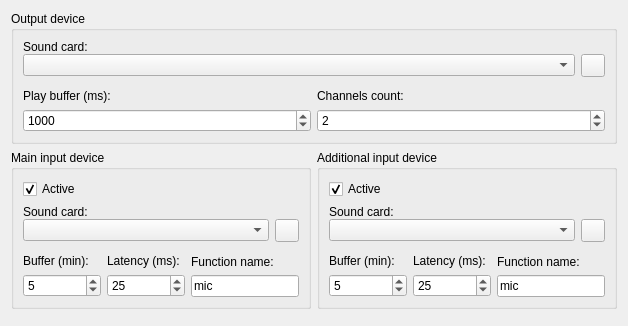
<?xml version="1.0" encoding="UTF-8"?>
<ui version="4.0">
 <class>IOPicker</class>
 <widget class="QWidget" name="IOPicker">
  <property name="geometry">
   <rect>
    <x>0</x>
    <y>0</y>
    <width>628</width>
    <height>319</height>
   </rect>
  </property>
  <property name="windowTitle">
   <string>Form</string>
  </property>
  <layout class="QVBoxLayout" name="verticalLayout_14">
   <item>
    <widget class="QGroupBox" name="groupBox_5">
     <property name="title">
      <string>Output device</string>
     </property>
     <layout class="QVBoxLayout" name="verticalLayout_11">
      <property name="spacing">
       <number>6</number>
      </property>
      <item>
       <layout class="QVBoxLayout" name="verticalLayout_12">
        <property name="spacing">
         <number>0</number>
        </property>
        <item>
         <widget class="QLabel" name="label_soundcard">
          <property name="text">
           <string>Sound card:</string>
          </property>
         </widget>
        </item>
        <item>
         <layout class="QHBoxLayout" name="horizontalLayout_5">
          <property name="spacing">
           <number>6</number>
          </property>
          <item>
           <widget class="QComboBox" name="comboBox_soundcard"/>
          </item>
          <item>
           <widget class="QToolButton" name="toolButton_refresh">
            <property name="text">
             <string/>
            </property>
            <property name="icon">
             <iconset resource="../application.qrc">
              <normaloff>:/images/refresh.png</normaloff>:/images/refresh.png</iconset>
            </property>
           </widget>
          </item>
         </layout>
        </item>
       </layout>
      </item>
      <item>
       <layout class="QHBoxLayout" name="horizontalLayout_6">
        <item>
         <layout class="QVBoxLayout" name="verticalLayout_13">
          <item>
           <widget class="QWidget" name="widget_10" native="true"/>
          </item>
          <item>
           <widget class="QLabel" name="label_play_buffer">
            <property name="sizePolicy">
             <sizepolicy hsizetype="Expanding" vsizetype="Preferred">
              <horstretch>0</horstretch>
              <verstretch>0</verstretch>
             </sizepolicy>
            </property>
            <property name="text">
             <string>Play buffer (ms):</string>
            </property>
           </widget>
          </item>
          <item>
           <widget class="QSpinBox" name="spinBox_play_buffer">
            <property name="minimum">
             <number>15</number>
            </property>
            <property name="maximum">
             <number>100000</number>
            </property>
            <property name="value">
             <number>1000</number>
            </property>
           </widget>
          </item>
         </layout>
        </item>
        <item>
         <layout class="QVBoxLayout" name="verticalLayout_15">
          <item>
           <widget class="QWidget" name="widget_12" native="true"/>
          </item>
          <item>
           <widget class="QLabel" name="label_channels">
            <property name="sizePolicy">
             <sizepolicy hsizetype="Expanding" vsizetype="Preferred">
              <horstretch>0</horstretch>
              <verstretch>0</verstretch>
             </sizepolicy>
            </property>
            <property name="text">
             <string>Channels count:</string>
            </property>
           </widget>
          </item>
          <item>
           <widget class="QSpinBox" name="spinBox_channels">
            <property name="minimum">
             <number>1</number>
            </property>
            <property name="maximum">
             <number>10</number>
            </property>
            <property name="value">
             <number>2</number>
            </property>
           </widget>
          </item>
         </layout>
        </item>
       </layout>
      </item>
     </layout>
    </widget>
   </item>
   <item>
    <layout class="QHBoxLayout" name="horizontalLayout_7">
     <item>
      <widget class="QGroupBox" name="groupBox_in_1">
       <property name="title">
        <string>Main input device</string>
       </property>
       <layout class="QVBoxLayout" name="verticalLayout">
        <property name="spacing">
         <number>6</number>
        </property>
        <item>
         <widget class="QCheckBox" name="checkBox_in_active">
          <property name="text">
           <string>Active</string>
          </property>
          <property name="checked">
           <bool>true</bool>
          </property>
         </widget>
        </item>
        <item>
         <widget class="QWidget" name="widget_in_1" native="true">
          <layout class="QVBoxLayout" name="verticalLayout_16">
           <property name="spacing">
            <number>6</number>
           </property>
           <property name="leftMargin">
            <number>0</number>
           </property>
           <property name="topMargin">
            <number>0</number>
           </property>
           <property name="rightMargin">
            <number>0</number>
           </property>
           <property name="bottomMargin">
            <number>0</number>
           </property>
           <item>
            <layout class="QVBoxLayout" name="verticalLayout_2">
             <property name="spacing">
              <number>0</number>
             </property>
             <item>
              <widget class="QLabel" name="label_8">
               <property name="text">
                <string>Sound card:</string>
               </property>
              </widget>
             </item>
             <item>
              <layout class="QHBoxLayout" name="horizontalLayout">
               <property name="spacing">
                <number>6</number>
               </property>
               <item>
                <widget class="QComboBox" name="comboBox_in_soundcard"/>
               </item>
               <item>
                <widget class="QToolButton" name="toolButton_in_refresh">
                 <property name="text">
                  <string/>
                 </property>
                 <property name="icon">
                  <iconset resource="../application.qrc">
                   <normaloff>:/images/refresh.png</normaloff>:/images/refresh.png</iconset>
                 </property>
                </widget>
               </item>
              </layout>
             </item>
            </layout>
           </item>
           <item>
            <layout class="QHBoxLayout" name="horizontalLayout_2">
             <item>
              <layout class="QVBoxLayout" name="verticalLayout_3">
               <item>
                <widget class="QWidget" name="widget_3" native="true"/>
               </item>
               <item>
                <widget class="QLabel" name="label_in_buffer">
                 <property name="sizePolicy">
                  <sizepolicy hsizetype="Expanding" vsizetype="Preferred">
                   <horstretch>0</horstretch>
                   <verstretch>0</verstretch>
                  </sizepolicy>
                 </property>
                 <property name="text">
                  <string>Buffer (min):</string>
                 </property>
                </widget>
               </item>
               <item>
                <widget class="QSpinBox" name="spinBox_in_buffer">
                 <property name="sizePolicy">
                  <sizepolicy hsizetype="Expanding" vsizetype="Fixed">
                   <horstretch>0</horstretch>
                   <verstretch>0</verstretch>
                  </sizepolicy>
                 </property>
                 <property name="minimum">
                  <number>1</number>
                 </property>
                 <property name="maximum">
                  <number>1000</number>
                 </property>
                 <property name="value">
                  <number>5</number>
                 </property>
                </widget>
               </item>
              </layout>
             </item>
             <item>
              <layout class="QVBoxLayout" name="verticalLayout_5">
               <item>
                <widget class="QWidget" name="widget_4" native="true"/>
               </item>
               <item>
                <widget class="QLabel" name="label_in_latency">
                 <property name="sizePolicy">
                  <sizepolicy hsizetype="Expanding" vsizetype="Preferred">
                   <horstretch>0</horstretch>
                   <verstretch>0</verstretch>
                  </sizepolicy>
                 </property>
                 <property name="text">
                  <string>Latency (ms):</string>
                 </property>
                </widget>
               </item>
               <item>
                <widget class="QSpinBox" name="spinBox_in_latency">
                 <property name="sizePolicy">
                  <sizepolicy hsizetype="Expanding" vsizetype="Fixed">
                   <horstretch>0</horstretch>
                   <verstretch>0</verstretch>
                  </sizepolicy>
                 </property>
                 <property name="minimum">
                  <number>15</number>
                 </property>
                 <property name="maximum">
                  <number>100000</number>
                 </property>
                 <property name="value">
                  <number>25</number>
                 </property>
                </widget>
               </item>
              </layout>
             </item>
             <item>
              <layout class="QVBoxLayout" name="verticalLayout_4">
               <item>
                <widget class="QWidget" name="widget_5" native="true"/>
               </item>
               <item>
                <widget class="QLabel" name="label_in_function">
                 <property name="sizePolicy">
                  <sizepolicy hsizetype="Expanding" vsizetype="Preferred">
                   <horstretch>0</horstretch>
                   <verstretch>0</verstretch>
                  </sizepolicy>
                 </property>
                 <property name="text">
                  <string>Function name:</string>
                 </property>
                </widget>
               </item>
               <item>
                <widget class="QLineEdit" name="lineEdit_in_function">
                 <property name="sizePolicy">
                  <sizepolicy hsizetype="Expanding" vsizetype="Fixed">
                   <horstretch>0</horstretch>
                   <verstretch>0</verstretch>
                  </sizepolicy>
                 </property>
                 <property name="text">
                  <string>mic</string>
                 </property>
                </widget>
               </item>
              </layout>
             </item>
            </layout>
           </item>
          </layout>
         </widget>
        </item>
       </layout>
      </widget>
     </item>
     <item>
      <widget class="QGroupBox" name="groupBox_in_2">
       <property name="title">
        <string>Additional input device</string>
       </property>
       <layout class="QVBoxLayout" name="verticalLayout_6">
        <property name="spacing">
         <number>6</number>
        </property>
        <item>
         <widget class="QCheckBox" name="checkBox_in_active_2">
          <property name="text">
           <string>Active</string>
          </property>
          <property name="checked">
           <bool>true</bool>
          </property>
         </widget>
        </item>
        <item>
         <widget class="QWidget" name="widget_in_2" native="true">
          <layout class="QVBoxLayout" name="verticalLayout_17">
           <property name="leftMargin">
            <number>0</number>
           </property>
           <property name="topMargin">
            <number>0</number>
           </property>
           <property name="rightMargin">
            <number>0</number>
           </property>
           <property name="bottomMargin">
            <number>0</number>
           </property>
           <item>
            <layout class="QVBoxLayout" name="verticalLayout_7">
             <property name="spacing">
              <number>0</number>
             </property>
             <item>
              <widget class="QLabel" name="label_9">
               <property name="text">
                <string>Sound card:</string>
               </property>
              </widget>
             </item>
             <item>
              <layout class="QHBoxLayout" name="horizontalLayout_3">
               <property name="spacing">
                <number>6</number>
               </property>
               <item>
                <widget class="QComboBox" name="comboBox_in_soundcard_2"/>
               </item>
               <item>
                <widget class="QToolButton" name="toolButton_in_refresh_2">
                 <property name="text">
                  <string/>
                 </property>
                 <property name="icon">
                  <iconset resource="../application.qrc">
                   <normaloff>:/images/refresh.png</normaloff>:/images/refresh.png</iconset>
                 </property>
                </widget>
               </item>
              </layout>
             </item>
            </layout>
           </item>
           <item>
            <layout class="QHBoxLayout" name="horizontalLayout_4">
             <item>
              <layout class="QVBoxLayout" name="verticalLayout_8">
               <item>
                <widget class="QWidget" name="widget_6" native="true"/>
               </item>
               <item>
                <widget class="QLabel" name="label_in_buffer_2">
                 <property name="sizePolicy">
                  <sizepolicy hsizetype="Expanding" vsizetype="Preferred">
                   <horstretch>0</horstretch>
                   <verstretch>0</verstretch>
                  </sizepolicy>
                 </property>
                 <property name="text">
                  <string>Buffer (min):</string>
                 </property>
                </widget>
               </item>
               <item>
                <widget class="QSpinBox" name="spinBox_in_buffer_2">
                 <property name="sizePolicy">
                  <sizepolicy hsizetype="Expanding" vsizetype="Fixed">
                   <horstretch>0</horstretch>
                   <verstretch>0</verstretch>
                  </sizepolicy>
                 </property>
                 <property name="minimum">
                  <number>1</number>
                 </property>
                 <property name="maximum">
                  <number>1000</number>
                 </property>
                 <property name="value">
                  <number>5</number>
                 </property>
                </widget>
               </item>
              </layout>
             </item>
             <item>
              <layout class="QVBoxLayout" name="verticalLayout_9">
               <item>
                <widget class="QWidget" name="widget_7" native="true"/>
               </item>
               <item>
                <widget class="QLabel" name="label_in_latency_2">
                 <property name="sizePolicy">
                  <sizepolicy hsizetype="Expanding" vsizetype="Preferred">
                   <horstretch>0</horstretch>
                   <verstretch>0</verstretch>
                  </sizepolicy>
                 </property>
                 <property name="text">
                  <string>Latency (ms):</string>
                 </property>
                </widget>
               </item>
               <item>
                <widget class="QSpinBox" name="spinBox_in_latency_2">
                 <property name="sizePolicy">
                  <sizepolicy hsizetype="Expanding" vsizetype="Fixed">
                   <horstretch>0</horstretch>
                   <verstretch>0</verstretch>
                  </sizepolicy>
                 </property>
                 <property name="minimum">
                  <number>15</number>
                 </property>
                 <property name="maximum">
                  <number>100000</number>
                 </property>
                 <property name="value">
                  <number>25</number>
                 </property>
                </widget>
               </item>
              </layout>
             </item>
             <item>
              <layout class="QVBoxLayout" name="verticalLayout_10">
               <item>
                <widget class="QWidget" name="widget_8" native="true"/>
               </item>
               <item>
                <widget class="QLabel" name="label_in_function_2">
                 <property name="sizePolicy">
                  <sizepolicy hsizetype="Expanding" vsizetype="Preferred">
                   <horstretch>0</horstretch>
                   <verstretch>0</verstretch>
                  </sizepolicy>
                 </property>
                 <property name="text">
                  <string>Function name:</string>
                 </property>
                </widget>
               </item>
               <item>
                <widget class="QLineEdit" name="lineEdit_in_function_2">
                 <property name="sizePolicy">
                  <sizepolicy hsizetype="Expanding" vsizetype="Fixed">
                   <horstretch>0</horstretch>
                   <verstretch>0</verstretch>
                  </sizepolicy>
                 </property>
                 <property name="text">
                  <string>mic</string>
                 </property>
                </widget>
               </item>
              </layout>
             </item>
            </layout>
           </item>
          </layout>
         </widget>
        </item>
       </layout>
      </widget>
     </item>
    </layout>
   </item>
   <item>
    <widget class="QWidget" name="widget_9" native="true">
     <property name="sizePolicy">
      <sizepolicy hsizetype="Preferred" vsizetype="MinimumExpanding">
       <horstretch>0</horstretch>
       <verstretch>0</verstretch>
      </sizepolicy>
     </property>
    </widget>
   </item>
  </layout>
 </widget>
 <resources>
  <include location="../application.qrc"/>
 </resources>
 <connections/>
</ui>
